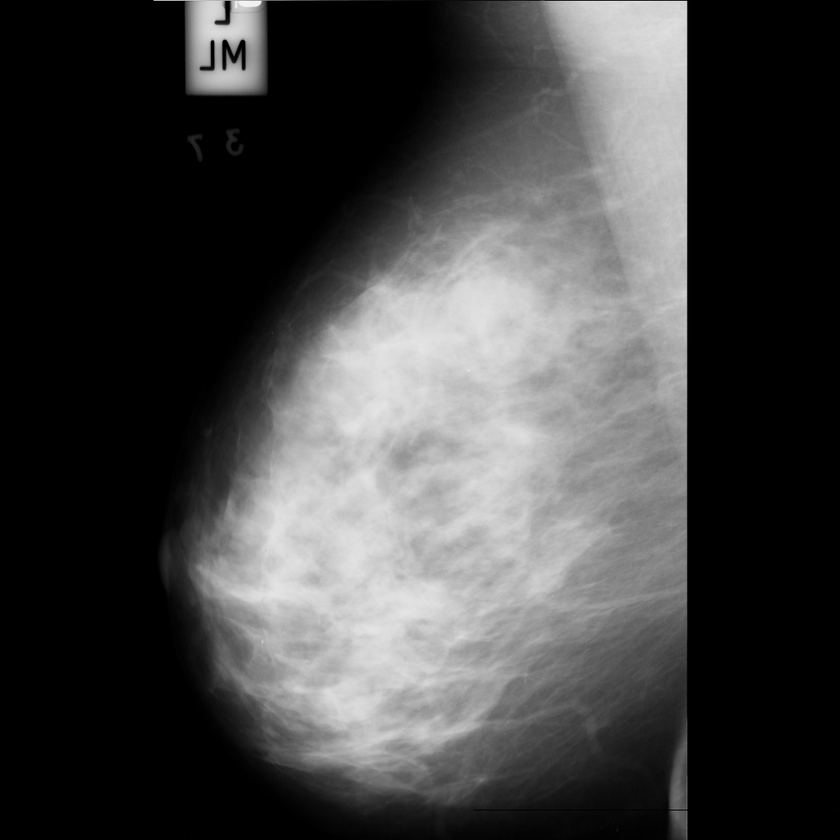
%> input picture mdb107.pgm, 840 x 840 px, shrunk from 1024 x 1024 before the run
$ octave reading_image.m   (GNU Octave 9; MATLAB toolbox functions it lacks are replaced by stand-ins)
%> lines starting %> are read from the running program, lines starting %| are printed output that depends on the picture; in (x1, y1, x2, y2) boxes, pixels count from 0 and x2, y2 are one past the last pixel; in counts of white or black regions, pixels touching at a corner belong together; the program's own positions count from 1
%> the answer given: mdb107.pgm
%> further down, i is the input picture: size 840x840 uint8; min 0, max 246, mean 68
### RotatingBreast.m
function Im=RotatingBreast(Im)
    sz=size(Im);
%> sz = [840 840]
    if length(sz)>2
        if sz(2)>sz(1)
            for k=1:sz(3)
                Imx(:,:,k)=Im(:,:,k)';
            end
            Im=Imx;
        end
    else
        if sz(2)>sz(1)
            Im=Im';
        end
    end
    s1=sum(Im(:,1));
%> s1 = 2
    s2=sum(Im(:,end));
%> s2 = 2
    if s2>s1
        Im=fliplr(Im);
    end
    s1=sum(Im(1,:));
%> s1 = 34810
    s2=sum(Im(end,:));
%> s2 = 1970
    if s2>s1
        Im=flipud(Im);
    end
end

### CutBreast.m
function i=CutBreast(i)

s=sum(i(1:200,:)');
%> s = 200 values, max 51146 at index 2, min 28087 at index 101, mean 37203.1
s=s/max(s);
%> s = 200 values, max 1 at index 2, min 0.549 at index 101, mean 0.727
v=var(s);
%> v = 0.0157
if v>1e-3
    i(1:100,:)=0;
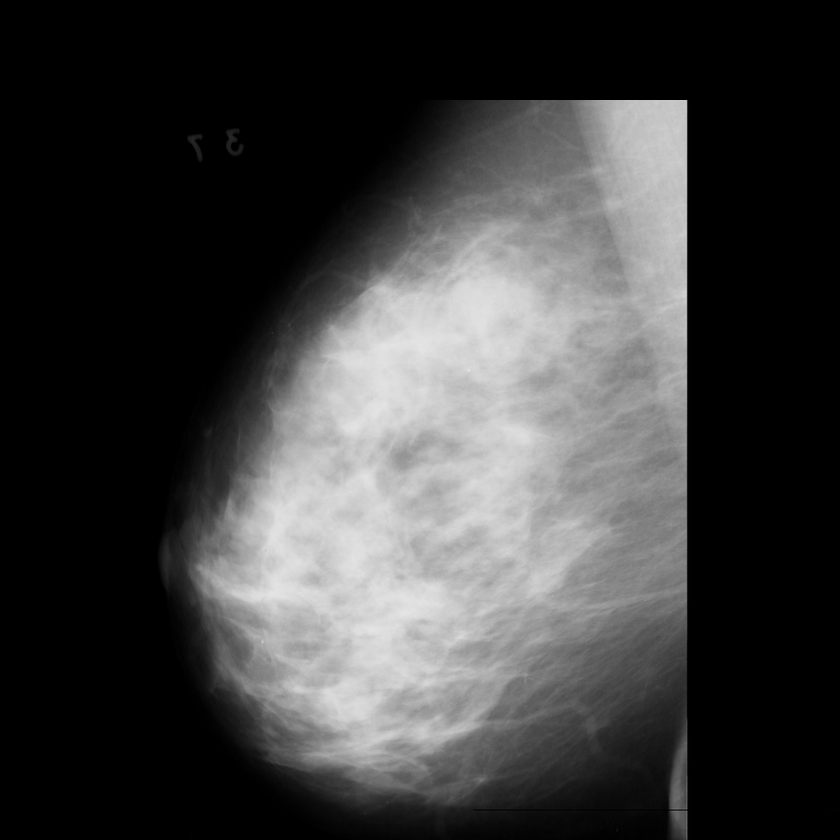
%> i: size 840x840 uint8; 4.9% of pixels changed, all inside (x1, y1, x2, y2) = (151, 0, 690, 100)
end
[rows,cols]=size(i);
%> rows = 840; cols = 840
xcord=[1 1 cols*.35];
%> xcord = [1 1 294]
ycord=[rows*.35 1 1];
%> ycord = [294 1 1]
msk=poly2mask(xcord,ycord,rows,cols);
%> the run ends on the next line
i2=activecontour(i,msk);
i=immultiply(i,~i2);

### reading_image.m
clc;clear;close all

%% Getting Image

% i=imread('mdb107.pgm');
[fle,pth]=uigetfile('*.pgm');
i=imread([pth,fle]);

i=RotatingBreast(i);
i=CutBreast(i);
